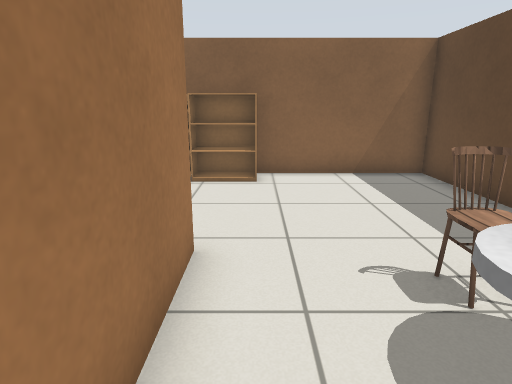
view 1 (above)

17 first-person views from a walk through a Gazebo world. The camera is 1 m above the floor, tilts 14° down and sees 75° across. The floor is counted in squares, 0.5 m on a side. Each view is taken from the middle of a square. On the plan, view 1 faces up. The plan holds only what a view shows up to about 18 squares ahead; the rest is blank. Simple shapes stand in for some stock models. Some surface patterns are stand-ins.

view 2
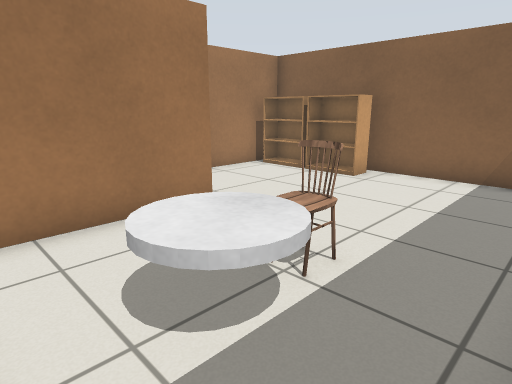

view 3
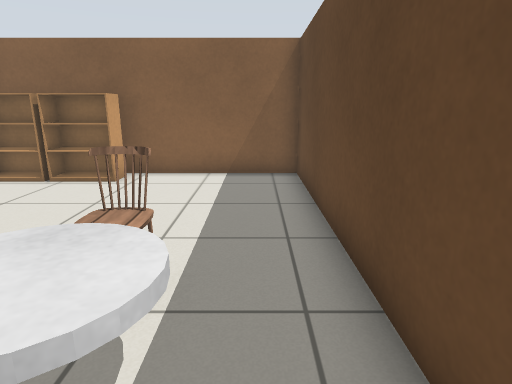

view 4
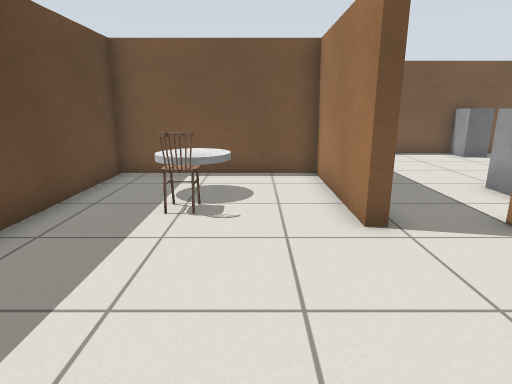

view 5
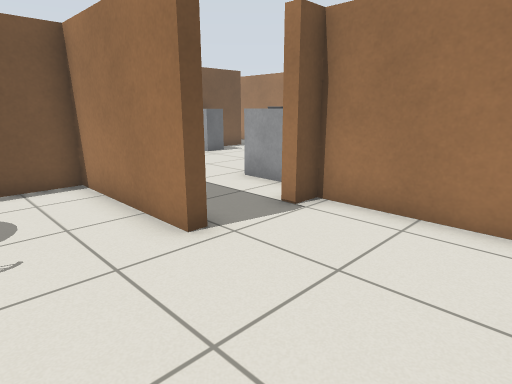

view 6
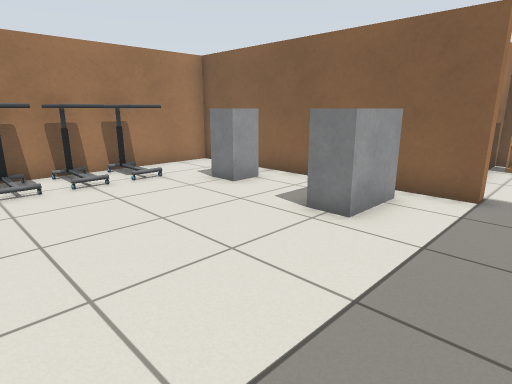

view 7
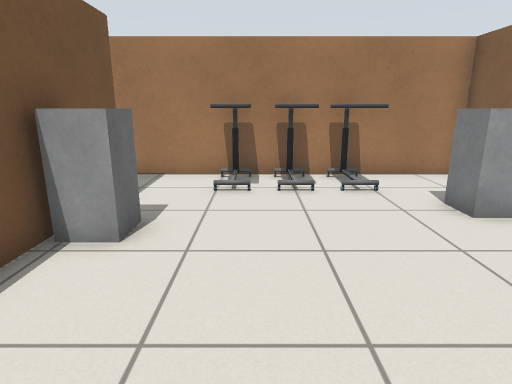

view 8
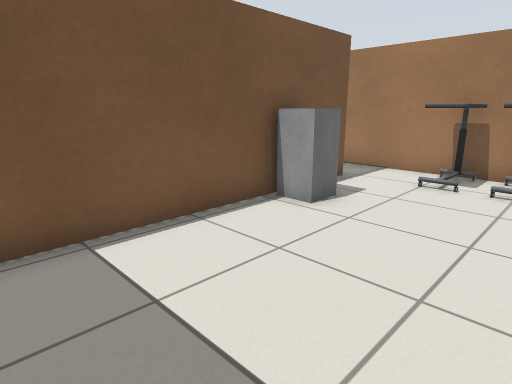

view 9
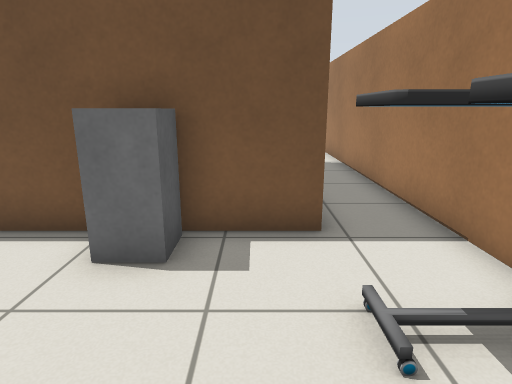

view 10
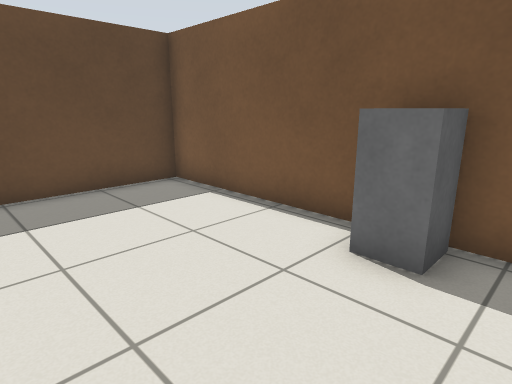

view 11
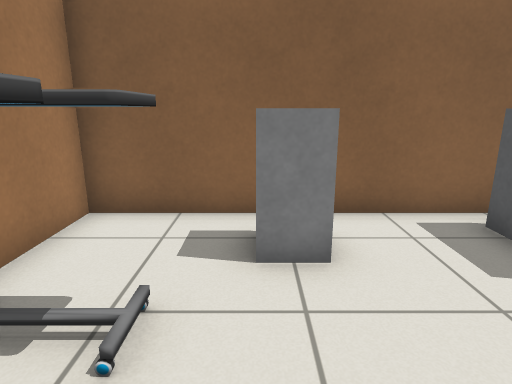

view 12
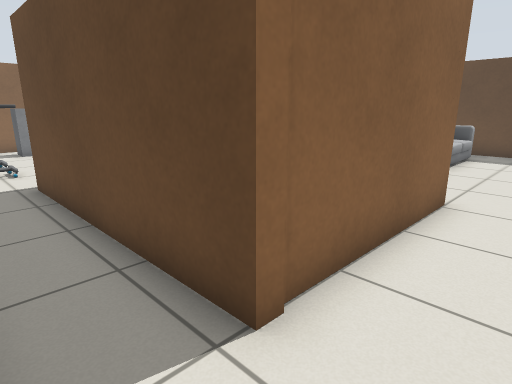

view 13
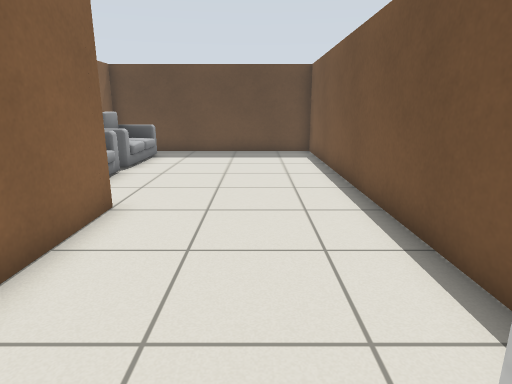

view 14
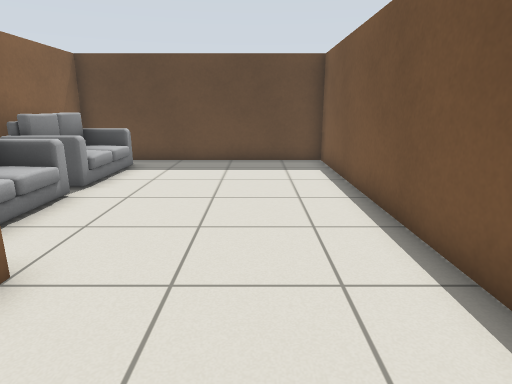

view 15
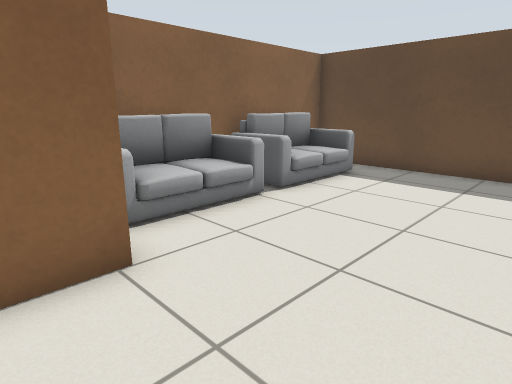

view 16
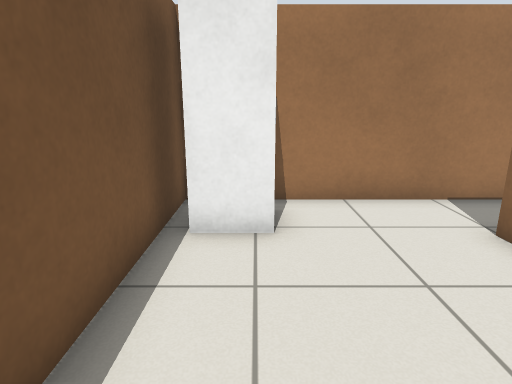

view 17
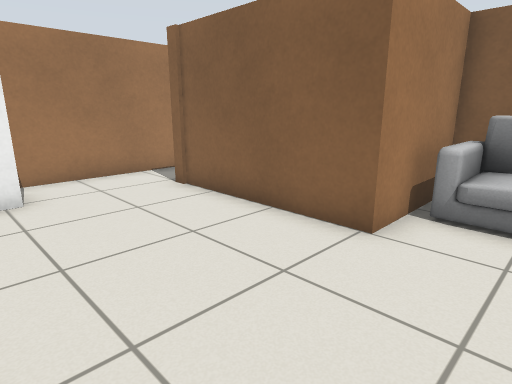

### Floor plan
Ten units are one square. View 1 is at (0, 0); x grows to the right and y downward. Boxes are objects, and circles mark ways between rooms. Rooms are numbered by the first view taken in them; rooms with no view inside come last. Other rooms are left out.
<svg viewBox="-140 -110 198 301">
<path fill="none" stroke="#000" d="M-14 -45 -9 -45 -9 5 53 5 53 -105 -43 -105 -43 -47 -35 -47M-74 53 -13 53 -13 10M-133 34 -133 146M-35 -47 -35 -43 -133 -43 -133 -14M-111 130 -111 53 -96 53M-53 115 -53 130 -111 130M-133 146 -133 166M-134 186 43 186 43 92 -53 92"/>
<rect x="-35" y="-105" width="20" height="20" fill="#bbb"><title>bookshelf</title></rect>
<rect x="-15" y="-105" width="20" height="20" fill="#bbb"><title>bookshelf</title></rect>
<rect x="15" y="-25" width="20" height="20" fill="#bbb"><title>grey cylinder</title></rect>
<rect x="15" y="-45" width="20" height="20" fill="#bbb"><title>chair</title></rect>
<rect x="-135" y="15" width="30" height="20" fill="#bbb"><title>table</title></rect>
<rect x="-135" y="5" width="30" height="10" fill="#bbb"><title>table</title></rect>
<rect x="-135" y="-15" width="30" height="20" fill="#bbb"><title>table</title></rect>
<rect x="-105" y="-35" width="20" height="20" fill="#bbb"><title>grey box</title></rect>
<rect x="-95" y="35" width="20" height="20" fill="#bbb"><title>grey box</title></rect>
<rect x="-65" y="-25" width="20" height="10" fill="#bbb"><title>grey box</title></rect>
<rect x="-65" y="-35" width="20" height="10" fill="#bbb"><title>grey box</title></rect>
<rect x="-125" y="165" width="20" height="20" fill="#bbb"><title>fridge</title></rect>
<rect x="-55" y="95" width="40" height="20" fill="#bbb"><title>sofa</title></rect>
<rect x="-5" y="95" width="40" height="20" fill="#bbb"><title>sofa</title></rect>
<circle cx="-25" cy="-45" r="3" fill="#2a7"/>
<circle cx="-125" cy="135" r="3" fill="#2a7"/>
<text x="10" y="-60">1</text>
<text x="-80" y="20">2</text>
<text x="-30" y="150">3</text>
</svg>
Room 1 opens to room 2. Room 2 opens to room 3.

Where each view was taken, in squares from view 1:
view 1: 0 up, 0 right, facing up
view 2: 0 up, 5 right, facing up-left
view 3: 0 up, 4 right, facing up
view 4: 10 up, 1 right, facing down
view 5: 9 up, 2 right, facing down-left
view 6: 4 down, 2 left, facing up-left
view 7: 2 down, 3 left, facing left
view 8: 0 up, 2 left, facing down-left
view 9: 0 up, 10 left, facing down
view 10: 0 up, 10 left, facing down-right
view 11: 2 down, 10 left, facing up
view 12: 15 down, 13 left, facing up-right
view 13: 16 down, 12 left, facing right
view 14: 16 down, 9 left, facing right
view 15: 17 down, 7 left, facing up-right
view 16: 17 down, 6 left, facing left
view 17: 18 down, 3 left, facing up-left
